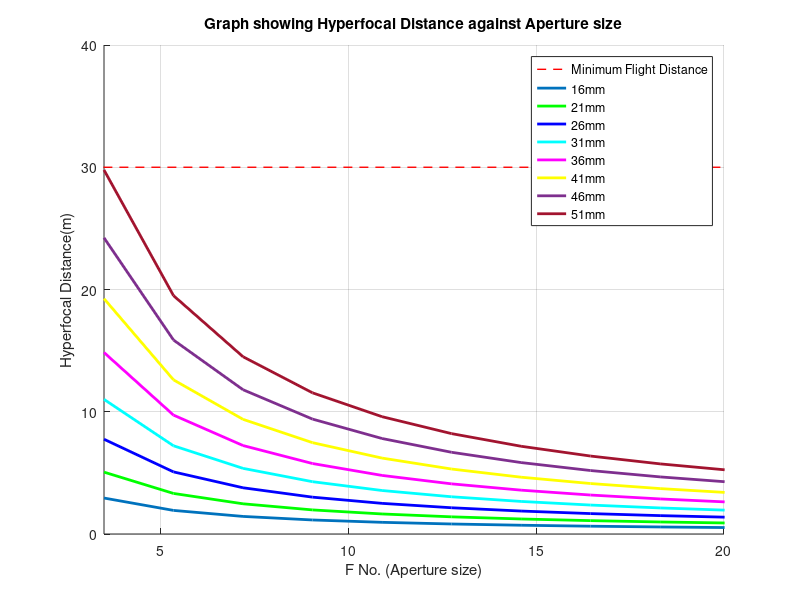

MATLAB code to generate this figure:
clc;clear all; close all;
 
figure(2)
hold on
s = 30*1000; %focus distance [mm]
line([0 22],[s/1000 s/1000],'color',[1 0 0],'linewidth',1,'LineStyle', '--');
grid on
 
f = 16 %focal length [mm]
for i = 1:8;
    N = 3.5:1.85:22; %f number (aperture)
    c = 0.025; %circle of confusion [mm]
    
    H = (f.^2./(N.*c))+f %hyperfocal distance
    if i==1
        color = [0 0.4470 0.7410]
    end
    if i==2
        color = [0 1 0]
    end
    if i==3
        color = [0 0 1]
    end
    if i==4
        color = [0 1 1]
    end
    if i==5
        color = [1 0 1]
    end
    if i==6
        color = [1 1 0]
    end
    if i==7
        color = [0.4940 0.1840 0.5560]
    end
    if i==8
        color = [0.6350 0.0780 0.1840]
    end
 
    plot(N,H/1000, "-", 'Color', color,'LineWidth', 2);
    
    f = f + 5
    
end
 
ylim([0 40])
xlim([3.5 20])
xlabel('F No. (Aperture size)')
ylabel('Hyperfocal Distance(m)')
title('Graph showing Hyperfocal Distance against Aperture size')
legend('Minimum Flight Distance','16mm','21mm','26mm','31mm','36mm','41mm','46mm','51mm');
